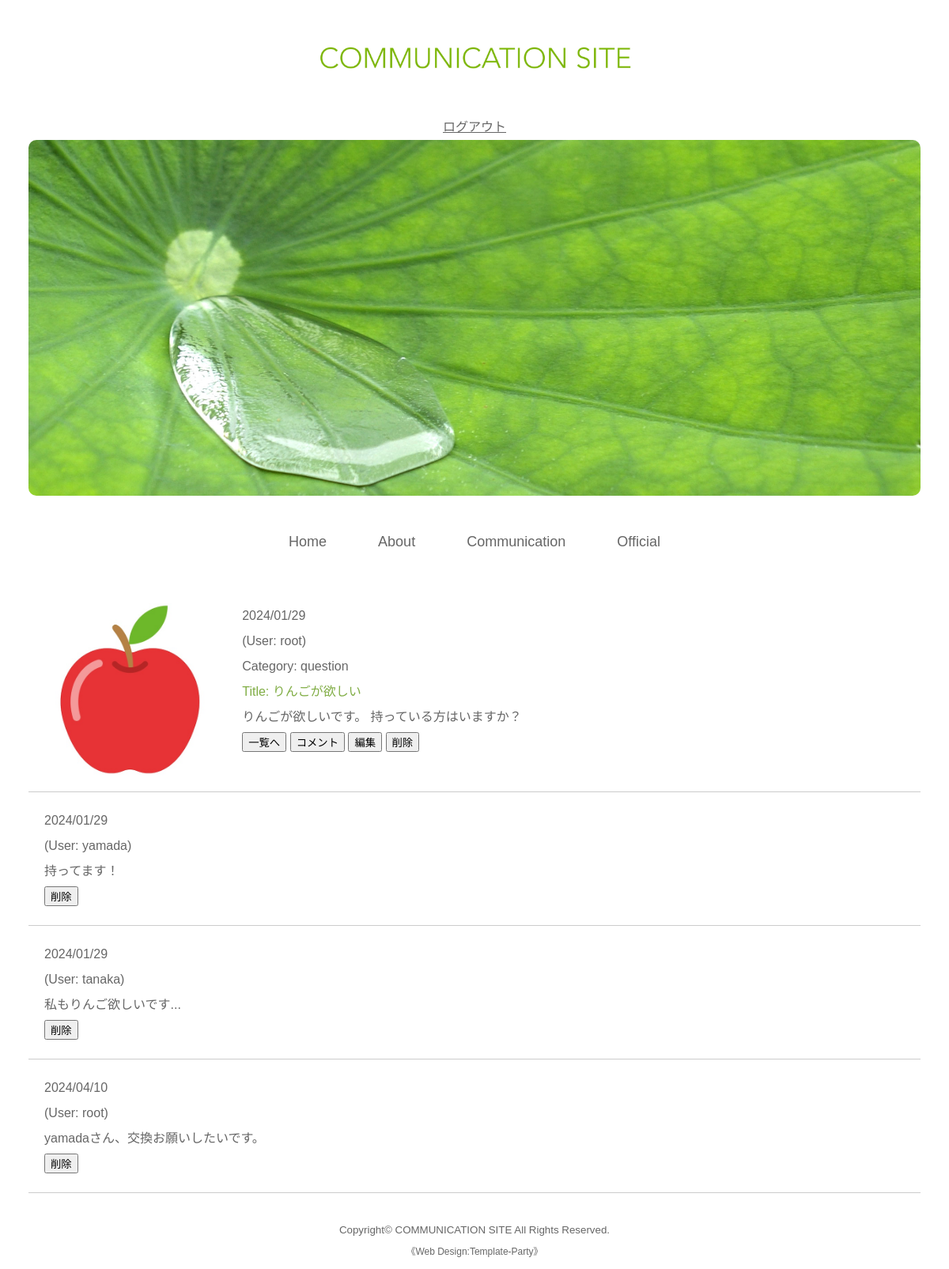
Page /communication/3/detail/ (signed in) on the committed database.
### ac/models.py (models this page shows, shortened)
class Com(models.Model):
    created = models.DateTimeField(default=datetime.now())
    category = models.CharField(
               max_length=100,
               choices = CATEGORY
               )
    image = models.ImageField(null=True, blank=True, upload_to='upload/', default='upload/1896615.jpg')
    title = models.CharField(max_length=100)
    text = models.TextField(max_length=500)
    user = models.ForeignKey('auth.User', on_delete=models.CASCADE)

class Comment(models.Model):
    com = models.ForeignKey(Com, on_delete=models.CASCADE)
    created = models.DateTimeField(default=datetime.now())
    text = models.TextField(max_length=500)
    user = models.ForeignKey('auth.User', on_delete=models.CASCADE)

### ac/views.py (the view)
# urls.py: path('communication/<int:pk>/detail/', views.DetailComView.as_view(), name='communication_detail'),
class DetailComView(LoginRequiredMixin, DetailView):
    template_name = 'ac/communication_detail.html'
    model = Com

### ac/templates/ac/communication_detail.html (shortened to what this page needs)
{% extends 'base.html' %}
{% load static %}
{% block content %}
<div class="list">
<img src="{{ object.image.url }}">
<p>{{ object.created|date:'Y/m/d' }}</p>
<p>(User: {{ object.user.username }})</p>
<p>Category: {{ object.category }}</p>
<h4>Title: {{ object.title }}</h4>
<p>{{ object.text }}</p>
<a href="{% url 'communication' %}" class="btn btn-primary"><button type="submit">一覧へ</button></a>
<a href="{% url 'comment' object.pk %}" class="btn btn-primary"><button type="submit">コメント</button></a>
<a href="{% url 'communication_update' object.pk %}" class="btn btn-primary"><button type="submit">編集</button></a>
<a href="{% url 'communication_delete' object.pk %}" class="btn btn-primary"><button type="submit">削除</button></a>
</div>
{% for comment in object.comment_set.all %}
<div class="list">
<p>{{ comment.created|date:'Y/m/d' }}</p>
<p>(User: {{ comment.user.username }})</p>
<p>{{ comment.text }}</p>
<a href="{% url 'comment_delete' object.pk comment.id %}" class="btn btn-primary"><button type="submit">削除</button></a>
</div>
{% endfor %}
{% endblock content %}

### ac/static/ac/css/style.css (style rules this page uses)
body { margin: 0px; padding: 0px; -webkit-text-size-adjust: none; color: #666; font-family: "ヒラギノ角ゴ Pro W3", "Hiragino Kaku Gothic Pro", "メイリオ", Meiryo, Osaka, "ＭＳ Ｐゴシック", "MS PGothic", sans-serif; font-size: 16px; line-height: 2; background: #fff; }
h1,h2,h3,h4,h5,p,ul,ol,li,dl,dt,dd,form,figure,form,select,input,textarea { margin: 0px;padding: 0px;font-size: 100%;font-weight: normal; }
img { border: none;max-width: 100%;height: auto;vertical-align: middle; }
a { color: #666; transition: 0.3s; }
.list { overflow: hidden; border-bottom: 1px solid #ccc; padding: 20px; }
.list h4 { color: #80ad45; }
.list img { width: 20%; float: left; margin-right: 3% }
.list p { padding: 0 !important; }

### rows in the picture
Com: image (picture), created "2024/01/29", user.username "root", category "question", title "りんごが欲しい", text "りんごが欲しいです。 持っている方はいますか？"
Comment: created "2024/01/29", user.username "yamada", text "持ってます！"
Comment: created "2024/01/29", user.username "tanaka", text "私もりんご欲しいです..."
Comment: created "2024/04/10", user.username "root", text "yamadaさん、交換お願いしたいです。"
